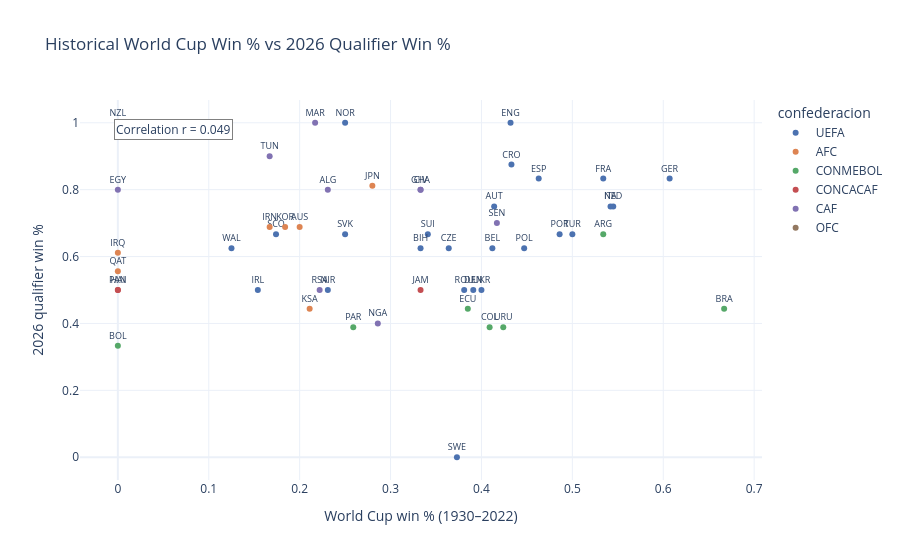

Notebook cell for this chart:
### Code cell
df_u4 = df_unified.dropna(subset=['win_pct_hist','win_pct_elim'])
df_u4 = df_u4[(df_u4['pj_elim'] > 0) & (df_u4['pj_hist'] > 0)]

fig = px.scatter(
    df_u4,
    x='win_pct_hist', y='win_pct_elim',
    color='confederacion', text='country_code',
    color_discrete_map=CONF_PALETTE,
    title='Historical World Cup Win % vs 2026 Qualifier Win %',
    labels={'win_pct_hist': 'World Cup win % (1930–2022)', 'win_pct_elim': '2026 qualifier win %'},
    hover_data=['nombre_completo','status','pj_hist'],
    template='plotly_white', width=900, height=560
)
fig.update_traces(textposition='top center', textfont_size=9)
r4 = df_u4[['win_pct_hist','win_pct_elim']].corr().iloc[0,1]
fig.add_annotation(x=0.05, y=0.95, xref='paper', yref='paper',
                   text=f'Correlation r = {r4:.3f}', showarrow=False,
                   bgcolor='white', bordercolor='gray')
fig.show()

### Figure 1 — Plotly figure (JSON) as saved in the notebook; plotly's stock layout.template omitted (floating-point values rounded to 4 significant figures)
{"data": [{"customdata": [["Norway", "confirmed", 8], ["England", "confirmed", 74], ["Croatia", "confirmed", 30], ["Netherlands", "confirmed", 55], ["Austria", "confirmed", 29], ["Belgium", "confirmed", 51], ["Spain", "confirmed", 67], ["France", "confirmed", 73], ["Germany", "confirmed", 112], ["Switzerland", "confirmed", 41], ["Scotland", "confirmed", 23], ["Portugal", "confirmed", 35], ["Italy", "playoff", 83], ["Bosnia and Herzegovina", "playoff", 3], ["Poland", "playoff", 38], ["Czech Republic", "playoff", 33], ["Wales", "playoff", 8], ["Romania", "playoff", 21], ["Turkey", "playoff", 10], ["Slovakia", "playoff", 4], ["Denmark", "playoff", 23], ["Republic of Ireland", "playoff", 13], ["Ukraine", "playoff", 5], ["Northern Ireland", "playoff", 13], ["Sweden", "playoff", 51]], "hovertemplate": "confederacion=UEFA<br>World Cup win % (1930–2022)=%{x}<br>2026 qualifier win %=%{y}<br>country_code=%{text}<br>nombre_completo=%{customdata[0]}<br>status=%{customdata[1]}<br>pj_hist=%{customdata[2]}<extra></extra>", "legendgroup": "UEFA", "marker": {"color": "#4C72B0", "symbol": "circle"}, "mode": "markers+text", "name": "UEFA", "orientation": "v", "showlegend": true, "text": ["NOR", "ENG", "CRO", "NED", "AUT", "BEL", "ESP", "FRA", "GER", "SUI", "SCO", "POR", "ITA", "BIH", "POL", "CZE", "WAL", "ROU", "TUR", "SVK", "DEN", "IRL", "UKR", "NIR", "SWE"], "textfont": {"size": 9}, "textposition": "top center", "type": "scatter", "x": [0.25, 0.432, 0.433, 0.545, 0.414, 0.412, 0.463, 0.534, 0.607, 0.341, 0.174, 0.486, 0.542, 0.333, 0.447, 0.364, 0.125, 0.381, 0.5, 0.25, 0.391, 0.154, 0.4, 0.231, 0.373], "xaxis": "x", "y": [1, 1, 0.875, 0.75, 0.75, 0.625, 0.833, 0.833, 0.833, 0.667, 0.667, 0.667, 0.75, 0.625, 0.625, 0.625, 0.625, 0.5, 0.667, 0.667, 0.5, 0.5, 0.5, 0.5, 0], "yaxis": "y"}, {"customdata": [["Qatar", "confirmed", 3], ["Japan", "confirmed", 25], ["South Korea", "confirmed", 38], ["Iran", "confirmed", 18], ["Iraq", "playoff", 3], ["Saudi Arabia", "confirmed", 19], ["Australia", "confirmed", 20]], "hovertemplate": "confederacion=AFC<br>World Cup win % (1930–2022)=%{x}<br>2026 qualifier win %=%{y}<br>country_code=%{text}<br>nombre_completo=%{customdata[0]}<br>status=%{customdata[1]}<br>pj_hist=%{customdata[2]}<extra></extra>", "legendgroup": "AFC", "marker": {"color": "#DD8452", "symbol": "circle"}, "mode": "markers+text", "name": "AFC", "orientation": "v", "showlegend": true, "text": ["QAT", "JPN", "KOR", "IRN", "IRQ", "KSA", "AUS"], "textfont": {"size": 9}, "textposition": "top center", "type": "scatter", "x": [0, 0.28, 0.184, 0.167, 0, 0.211, 0.2], "xaxis": "x", "y": [0.556, 0.812, 0.688, 0.688, 0.611, 0.444, 0.688], "yaxis": "y"}, {"customdata": [["Argentina", "confirmed", 88], ["Ecuador", "confirmed", 13], ["Colombia", "confirmed", 22], ["Uruguay", "confirmed", 59], ["Brazil", "confirmed", 114], ["Paraguay", "confirmed", 27], ["Bolivia", "playoff", 6]], "hovertemplate": "confederacion=CONMEBOL<br>World Cup win % (1930–2022)=%{x}<br>2026 qualifier win %=%{y}<br>country_code=%{text}<br>nombre_completo=%{customdata[0]}<br>status=%{customdata[1]}<br>pj_hist=%{customdata[2]}<extra></extra>", "legendgroup": "CONMEBOL", "marker": {"color": "#55A868", "symbol": "circle"}, "mode": "markers+text", "name": "CONMEBOL", "orientation": "v", "showlegend": true, "text": ["ARG", "ECU", "COL", "URU", "BRA", "PAR", "BOL"], "textfont": {"size": 9}, "textposition": "top center", "type": "scatter", "x": [0.534, 0.385, 0.409, 0.424, 0.667, 0.259, 0], "xaxis": "x", "y": [0.667, 0.444, 0.389, 0.389, 0.444, 0.389, 0.333], "yaxis": "y"}, {"customdata": [["Panama", "confirmed", 3], ["Jamaica", "playoff", 3], ["Haiti", "confirmed", 3]], "hovertemplate": "confederacion=CONCACAF<br>World Cup win % (1930–2022)=%{x}<br>2026 qualifier win %=%{y}<br>country_code=%{text}<br>nombre_completo=%{customdata[0]}<br>status=%{customdata[1]}<br>pj_hist=%{customdata[2]}<extra></extra>", "legendgroup": "CONCACAF", "marker": {"color": "#C44E52", "symbol": "circle"}, "mode": "markers+text", "name": "CONCACAF", "orientation": "v", "showlegend": true, "text": ["PAN", "JAM", "HAI"], "textfont": {"size": 9}, "textposition": "top center", "type": "scatter", "x": [0, 0.333, 0], "xaxis": "x", "y": [0.5, 0.5, 0.5], "yaxis": "y"}, {"customdata": [["Tunisia", "confirmed", 18], ["Côte d'Ivoire", "confirmed", 9], ["Egypt", "confirmed", 7], ["Ghana", "confirmed", 15], ["Algeria", "confirmed", 13], ["Senegal", "confirmed", 12], ["Morocco", "confirmed", 23], ["South Africa", "confirmed", 9], ["Nigeria", "playoff", 21]], "hovertemplate": "confederacion=CAF<br>World Cup win % (1930–2022)=%{x}<br>2026 qualifier win %=%{y}<br>country_code=%{text}<br>nombre_completo=%{customdata[0]}<br>status=%{customdata[1]}<br>pj_hist=%{customdata[2]}<extra></extra>", "legendgroup": "CAF", "marker": {"color": "#8172B2", "symbol": "circle"}, "mode": "markers+text", "name": "CAF", "orientation": "v", "showlegend": true, "text": ["TUN", "CIV", "EGY", "GHA", "ALG", "SEN", "MAR", "RSA", "NGA"], "textfont": {"size": 9}, "textposition": "top center", "type": "scatter", "x": [0.167, 0.333, 0, 0.333, 0.231, 0.417, 0.217, 0.222, 0.286], "xaxis": "x", "y": [0.9, 0.8, 0.8, 0.8, 0.8, 0.7, 1, 0.5, 0.4], "yaxis": "y"}, {"customdata": [["New Zealand", "confirmed", 6]], "hovertemplate": "confederacion=OFC<br>World Cup win % (1930–2022)=%{x}<br>2026 qualifier win %=%{y}<br>country_code=%{text}<br>nombre_completo=%{customdata[0]}<br>status=%{customdata[1]}<br>pj_hist=%{customdata[2]}<extra></extra>", "legendgroup": "OFC", "marker": {"color": "#937860", "symbol": "circle"}, "mode": "markers+text", "name": "OFC", "orientation": "v", "showlegend": true, "text": ["NZL"], "textfont": {"size": 9}, "textposition": "top center", "type": "scatter", "x": [0], "xaxis": "x", "y": [1], "yaxis": "y"}], "layout": {"annotations": [{"bgcolor": "white", "bordercolor": "gray", "showarrow": false, "text": "Correlation r = 0.049", "x": 0.05, "xref": "paper", "y": 0.95, "yref": "paper"}], "height": 560, "legend": {"title": {"text": "confederacion"}, "tracegroupgap": 0}, "title": {"text": "Historical World Cup Win % vs 2026 Qualifier Win %"}, "width": 900, "xaxis": {"anchor": "y", "domain": [0, 1], "title": {"text": "World Cup win % (1930–2022)"}}, "yaxis": {"anchor": "x", "domain": [0, 1], "title": {"text": "2026 qualifier win %"}}}}
